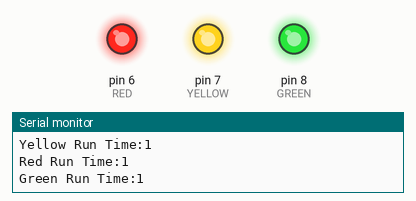
This sketch was run on a simulated Arduino Uno, built with avr-gcc and run on an emulated ATmega328P. Parts: output pins drawn as LEDs (lit = HIGH), the last lines printed to the serial monitor.

Above: at 0.07 s.
At 0.82 s:
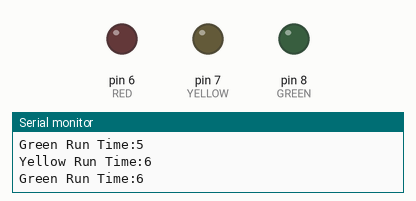
At 2.04 s:
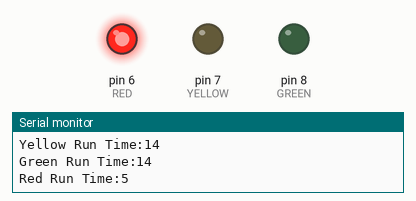
At 2.78 s:
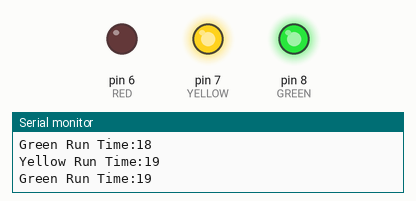
At 3.68 s:
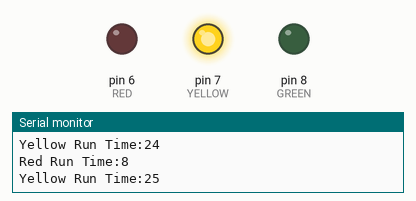
At 4.28 s:
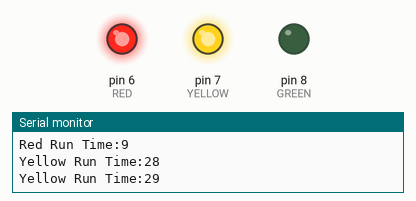
Timing chart, 0 to 5.9 s (numbered marks = the images above):
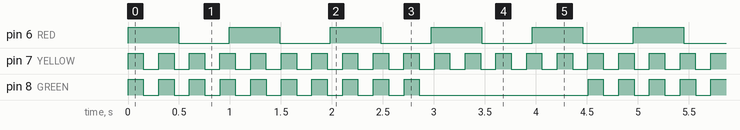

Measured:
- by itself, pin 6 (RED): alternates HIGH for 0.50 s and LOW for 0.50 s
- by itself, pin 7 (YELLOW): alternates HIGH for 0.15 s and LOW for 0.15 s
- by itself, pin 8 (GREEN): repeats every 4.5 s: 9 × (LOW 0.15 s, HIGH 0.15 s), LOW 1.7 s, HIGH 0.15 s

The sketch:

_9BlockingTaskDelay.ino
```cpp
#include <Arduino_FreeRTOS.h>

#define RED     6
#define YELLOW  7
#define GREEN   8

TaskHandle_t yellow_Handle, red_Handle, green_Handle;

typedef int TaskProfiler;
TaskProfiler RedLEDProfiler;
TaskProfiler YellowLEDProfiler;
TaskProfiler GreenLEDProfiler;

const TickType_t _500ms = pdMS_TO_TICKS(500);

uint32_t suspend_monitor;
uint32_t resume_monitor;
bool _suspended = false;

void setup(){
  Serial.begin(9600);
  xTaskCreate(yellowLEDControllerTask, "YELLOW LED Task", 128, NULL, 1, &yellow_Handle);
  xTaskCreate(redLEDControllerTask, "RED LED Task", 128, NULL, 1, &red_Handle);
  xTaskCreate(greenLEDControllerTask, "GREEN LED Task", 128, NULL, 1, &green_Handle);

}

void yellowLEDControllerTask(void *pvParameter){
  pinMode(YELLOW, OUTPUT);
  while(1){

    digitalWrite(YELLOW, digitalRead(YELLOW)^1);
    YellowLEDProfiler++;
    Serial.println();
    Serial.print("Yellow Run Time:");
    Serial.println(YellowLEDProfiler);
    vTaskDelay(10);

    if(_suspended){
      resume_monitor++;

      if(resume_monitor>=10){
        vTaskResume(green_Handle);
        resume_monitor = 0;
        _suspended = false;
      }
    }

  }
}

void redLEDControllerTask(void *pvParameter){
  pinMode(RED, OUTPUT);
  while(1){
    digitalWrite(RED, digitalRead(RED)^1);
    RedLEDProfiler++;
    Serial.print("Red Run Time:");
    Serial.println(RedLEDProfiler);
    vTaskDelay(_500ms);
  }
}

void greenLEDControllerTask(void *pvParameter){
  pinMode(GREEN, OUTPUT);
  while(1){
    digitalWrite(GREEN, digitalRead(GREEN)^1);
    GreenLEDProfiler++;
    Serial.print("Green Run Time:");
    Serial.println(GreenLEDProfiler);

    suspend_monitor++;
    if(suspend_monitor >=20){
      _suspended = true;
      suspend_monitor = 0;
      vTaskSuspend(green_Handle);
    }

    vTaskDelay(10);
  }
}


void loop() {
  // put your main code here, to run repeatedly:

}
```
